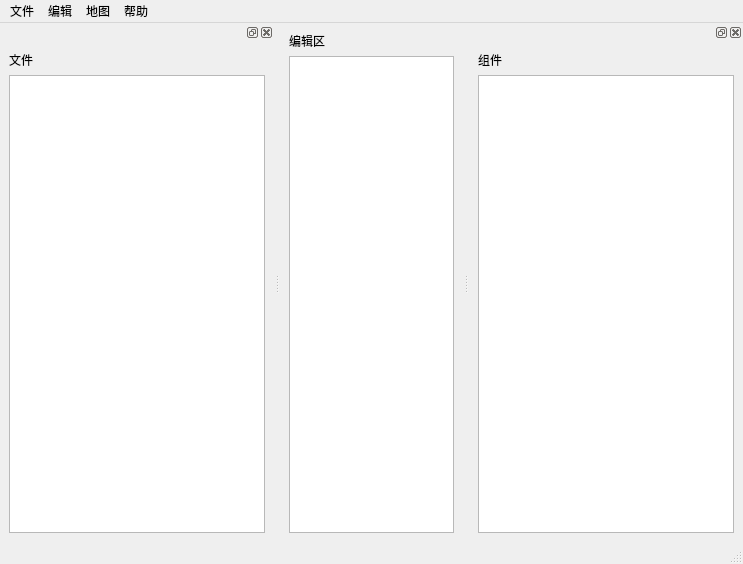
<?xml version="1.0" encoding="UTF-8"?>
<ui version="4.0">
 <class>MainWindow</class>
 <widget class="QMainWindow" name="MainWindow">
  <property name="geometry">
   <rect>
    <x>0</x>
    <y>0</y>
    <width>743</width>
    <height>564</height>
   </rect>
  </property>
  <property name="windowTitle">
   <string>PMap编辑器</string>
  </property>
  <widget class="QWidget" name="centralwidget">
   <layout class="QVBoxLayout" name="verticalLayout">
    <item>
     <widget class="QLabel" name="label_3">
      <property name="text">
       <string>编辑区</string>
      </property>
     </widget>
    </item>
    <item>
     <widget class="QTextEdit" name="textEdit"/>
    </item>
   </layout>
  </widget>
  <widget class="QMenuBar" name="menubar">
   <property name="geometry">
    <rect>
     <x>0</x>
     <y>0</y>
     <width>743</width>
     <height>28</height>
    </rect>
   </property>
   <widget class="QMenu" name="menu_F">
    <property name="title">
     <string>文件</string>
    </property>
    <addaction name="action_new_file"/>
    <addaction name="action_open_file"/>
    <addaction name="separator"/>
    <addaction name="action_save_file"/>
    <addaction name="action_save_again"/>
    <addaction name="action_save_all"/>
    <addaction name="separator"/>
    <addaction name="action_print_file"/>
    <addaction name="separator"/>
    <addaction name="action_quit"/>
   </widget>
   <widget class="QMenu" name="menu">
    <property name="title">
     <string>编辑</string>
    </property>
    <addaction name="action_undo"/>
    <addaction name="action_reundo"/>
    <addaction name="separator"/>
    <addaction name="action_cut"/>
    <addaction name="action_copy"/>
    <addaction name="action_paste"/>
    <addaction name="action_delete"/>
    <addaction name="action_selete_all"/>
    <addaction name="separator"/>
   </widget>
   <widget class="QMenu" name="menu_2">
    <property name="title">
     <string>帮助</string>
    </property>
    <addaction name="action_about"/>
   </widget>
   <widget class="QMenu" name="menu_3">
    <property name="title">
     <string>地图</string>
    </property>
    <addaction name="action_pre_view_file"/>
    <addaction name="action_pre_view_project"/>
   </widget>
   <addaction name="menu_F"/>
   <addaction name="menu"/>
   <addaction name="menu_3"/>
   <addaction name="menu_2"/>
  </widget>
  <widget class="QStatusBar" name="statusbar"/>
  <widget class="QDockWidget" name="dockWidget_4">
   <attribute name="dockWidgetArea">
    <number>1</number>
   </attribute>
   <widget class="QWidget" name="dockWidgetContents_4">
    <layout class="QVBoxLayout" name="verticalLayout_2">
     <item>
      <widget class="QLabel" name="label">
       <property name="text">
        <string>文件</string>
       </property>
      </widget>
     </item>
     <item>
      <widget class="QTreeView" name="treeView"/>
     </item>
    </layout>
   </widget>
  </widget>
  <widget class="QDockWidget" name="dockWidget_5">
   <attribute name="dockWidgetArea">
    <number>2</number>
   </attribute>
   <widget class="QWidget" name="dockWidgetContents_5">
    <layout class="QVBoxLayout" name="verticalLayout_3">
     <item>
      <widget class="QLabel" name="label_2">
       <property name="text">
        <string>组件</string>
       </property>
      </widget>
     </item>
     <item>
      <widget class="QListView" name="listView"/>
     </item>
    </layout>
   </widget>
  </widget>
  <action name="action_new_file">
   <property name="text">
    <string>新建</string>
   </property>
   <property name="shortcut">
    <string>Ctrl+N</string>
   </property>
  </action>
  <action name="action_open_file">
   <property name="text">
    <string>打开</string>
   </property>
   <property name="shortcut">
    <string>Ctrl+O</string>
   </property>
  </action>
  <action name="action_save_file">
   <property name="text">
    <string>保存</string>
   </property>
   <property name="shortcut">
    <string>Ctrl+S</string>
   </property>
  </action>
  <action name="action_save_again">
   <property name="text">
    <string>另存为</string>
   </property>
   <property name="shortcut">
    <string>Ctrl+Shift+S</string>
   </property>
  </action>
  <action name="action_save_all">
   <property name="text">
    <string>保存全部</string>
   </property>
   <property name="shortcut">
    <string>Ctrl+Alt+S</string>
   </property>
  </action>
  <action name="action_print_file">
   <property name="text">
    <string>打印</string>
   </property>
   <property name="shortcut">
    <string>Ctrl+P</string>
   </property>
  </action>
  <action name="action_quit">
   <property name="text">
    <string>退出</string>
   </property>
   <property name="shortcut">
    <string>Ctrl+Q</string>
   </property>
  </action>
  <action name="action_undo">
   <property name="text">
    <string>撤销</string>
   </property>
   <property name="shortcut">
    <string>Ctrl+Z</string>
   </property>
  </action>
  <action name="action_reundo">
   <property name="text">
    <string>重做</string>
   </property>
   <property name="shortcut">
    <string>Ctrl+Shift+Z</string>
   </property>
  </action>
  <action name="action_cut">
   <property name="text">
    <string>剪切</string>
   </property>
   <property name="shortcut">
    <string>Ctrl+X</string>
   </property>
  </action>
  <action name="action_copy">
   <property name="text">
    <string>复制</string>
   </property>
   <property name="shortcut">
    <string>Ctrl+C</string>
   </property>
  </action>
  <action name="action_paste">
   <property name="text">
    <string>粘贴</string>
   </property>
   <property name="shortcut">
    <string>Ctrl+V</string>
   </property>
  </action>
  <action name="action_delete">
   <property name="text">
    <string>删除</string>
   </property>
   <property name="shortcut">
    <string>Del</string>
   </property>
  </action>
  <action name="action_selete_all">
   <property name="text">
    <string>全选</string>
   </property>
   <property name="shortcut">
    <string>Ctrl+A</string>
   </property>
  </action>
  <action name="action_about">
   <property name="text">
    <string>关于</string>
   </property>
   <property name="shortcut">
    <string>Alt+A</string>
   </property>
  </action>
  <action name="action_pre_view_file">
   <property name="text">
    <string>预览此文件</string>
   </property>
   <property name="shortcut">
    <string>Ctrl+R</string>
   </property>
  </action>
  <action name="action_pre_view_project">
   <property name="text">
    <string>预览项目</string>
   </property>
   <property name="shortcut">
    <string>Ctrl+Shift+R</string>
   </property>
  </action>
 </widget>
 <resources/>
 <connections/>
</ui>
